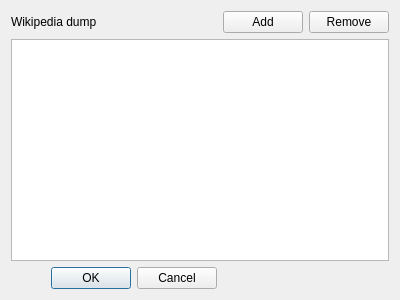
<?xml version="1.0" encoding="UTF-8"?>
<ui version="4.0">
 <class>Dialog_config</class>
 <widget class="QDialog" name="Dialog_config">
  <property name="geometry">
   <rect>
    <x>0</x>
    <y>0</y>
    <width>400</width>
    <height>300</height>
   </rect>
  </property>
  <property name="windowTitle">
   <string>Select dump</string>
  </property>
  <layout class="QGridLayout" name="gridLayout">
   <item row="0" column="0">
    <widget class="QLabel" name="label">
     <property name="text">
      <string>Wikipedia dump</string>
     </property>
    </widget>
   </item>
   <item row="0" column="1">
    <layout class="QHBoxLayout" name="horizontalLayout">
     <item>
      <widget class="QPushButton" name="pushButton_add">
       <property name="text">
        <string>Add</string>
       </property>
      </widget>
     </item>
     <item>
      <widget class="QPushButton" name="pushButton_del">
       <property name="text">
        <string>Remove</string>
       </property>
      </widget>
     </item>
    </layout>
   </item>
   <item row="1" column="0" colspan="2">
    <widget class="QListWidget" name="listWidget_dump"/>
   </item>
   <item row="2" column="0">
    <widget class="QDialogButtonBox" name="buttonBox_final">
     <property name="orientation">
      <enum>Qt::Horizontal</enum>
     </property>
     <property name="standardButtons">
      <set>QDialogButtonBox::Cancel|QDialogButtonBox::Ok</set>
     </property>
    </widget>
   </item>
  </layout>
 </widget>
 <resources/>
 <connections>
  <connection>
   <sender>buttonBox_final</sender>
   <signal>accepted()</signal>
   <receiver>Dialog_config</receiver>
   <slot>accept()</slot>
   <hints>
    <hint type="sourcelabel">
     <x>248</x>
     <y>254</y>
    </hint>
    <hint type="destinationlabel">
     <x>157</x>
     <y>274</y>
    </hint>
   </hints>
  </connection>
  <connection>
   <sender>buttonBox_final</sender>
   <signal>rejected()</signal>
   <receiver>Dialog_config</receiver>
   <slot>reject()</slot>
   <hints>
    <hint type="sourcelabel">
     <x>316</x>
     <y>260</y>
    </hint>
    <hint type="destinationlabel">
     <x>286</x>
     <y>274</y>
    </hint>
   </hints>
  </connection>
 </connections>
</ui>
